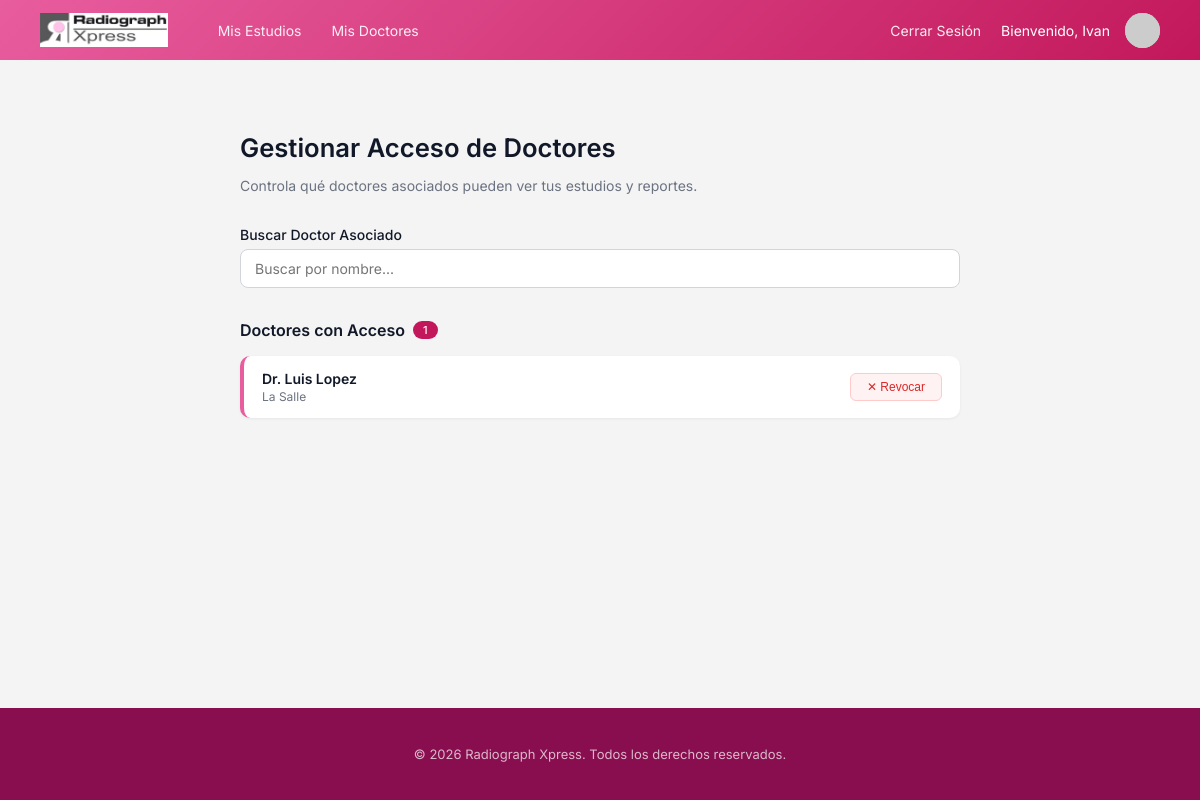
/patients/manage-doctors/ (signed in), run on the app's committed database.
### patientsDashboard/models.py (models this page shows, shortened)
class Patient(models.Model):
    MALE = 'M'
    FEMALE = 'F'
    OTHER = 'O'
    GENDER_CHOICES = [
        (MALE, 'Male'),
        (FEMALE, 'Female'),
        (OTHER, 'Other'),
    ]
    user = models.OneToOneField(User, on_delete=models.CASCADE, null=True, related_name='patient_profile')
    id_patient = models.AutoField(primary_key=True)
    address = models.CharField(max_length=100)
    phone = models.CharField(max_length=100)
    gender = models.CharField(max_length=1, choices=GENDER_CHOICES, default=OTHER)
    is_email_verified = models.BooleanField(default=False)
    associated_doctors = models.ManyToManyField('associateDoctorDashboard.AssociateDoctor', related_name='patients')
    @property
    def first_name(self):
        if self.user:
            return self.user.first_name
        return ""

### associateDoctorDashboard/models.py (models this page shows, shortened)
class AssociateDoctor(models.Model):
    MALE = 'M'
    FEMALE = 'F'
    OTHER = 'O'
    GENDER_CHOICES = [
        (MALE, 'Male'),
        (FEMALE, 'Female'),
        (OTHER, 'Other'),
    ]
    user = models.OneToOneField(User, on_delete=models.CASCADE, null=True, related_name='associate_doctor_profile')
    id_associate_doctor = models.AutoField(primary_key=True)
    address = models.CharField(max_length=100)
    phone = models.CharField(max_length=100)
    professional_id = models.CharField(max_length=100, null=True, blank=True)
    university = models.CharField(max_length=100, null=True, blank=True)
    is_email_verified = models.BooleanField(default=False)
    gender = models.CharField(max_length=1, choices=GENDER_CHOICES, default=OTHER)
    def __str__(self):
        if self.user:
            prefix = 'Dra.' if self.gender == self.FEMALE else 'Dr.'
            return f"{prefix} {self.user.first_name} {self.user.last_name}"
        return f"Doctor Asociado #{self.pk}"

### patientsDashboard/views.py (the view)
# urls.py: path('manage-doctors/', views.ManageDoctorsView.as_view(), name='manage_doctors'),
class ManageDoctorsView(PatientRequiredMixin, DetailView):
    model = Patient
    template_name = 'patientsDashboard/manage_doctors.html'
    context_object_name = 'patient'
    def get_object(self):
        return self.request.user.patient_profile
    def get_context_data(self, **kwargs):
        context = super().get_context_data(**kwargs)
        context['granted_doctors'] = self.request.user.patient_profile.associated_doctors.select_related('user').all()
        return context

### core/mixins.py (called while the page is built)
    def test_func(self):
        return self.request.user.groups.filter(name='Patients').exists()

    def get_context_data(self, **kwargs):
        context = super().get_context_data(**kwargs)
        if hasattr(self.request.user, 'patient_profile'):
            context['patient'] = self.request.user.patient_profile
        return context

### patientsDashboard/templates/patientsDashboard/manage_doctors.html (shortened to what this page needs)
{% extends 'patientsDashboard/base.html' %}
{% load static %}
{% block content %}
<div class="page-container">
    <h1 class="page-title">Gestionar Acceso de Doctores</h1>
    <p class="page-subtitle">Controla qué doctores asociados pueden ver tus estudios y reportes.</p>
    <div class="search-section">
        <label>Buscar Doctor Asociado</label>
        <div class="search-wrapper" id="searchWrapper">
            <input type="text" class="search-input" id="doctorSearchInput" placeholder="Buscar por nombre..."
                autocomplete="off">
        </div>
    </div>
    <div class="doctors-section">
        <h2>
            Doctores con Acceso
            <span class="badge" id="doctorCount">{{ granted_doctors|length }}</span>
        </h2>
        <div class="doctors-list" id="doctorsList">
            {% for doc in granted_doctors %}
            <div class="doctor-card" id="doctor-{{ doc.pk }}">
                <div>
                    <div class="doctor-info-name">{{ doc }}</div>
                    <div class="doctor-info-detail">{{ doc.university|default:"" }}</div>
                </div>
                <button class="btn-revoke" onclick="toggleDoctor({{ doc.pk }}, 'revoke', this)">✕ Revocar</button>
            </div>
            {% empty %}
            <div class="empty-state" id="emptyState">
                No has dado acceso a ningún doctor asociado. Usa la búsqueda de arriba para agregar uno.
            </div>
            {% endfor %}
        </div>
    </div>
</div>
{% endblock %}

### patientsDashboard/templates/patientsDashboard/base.html (shortened to what this page needs)
{% load static %}
<!DOCTYPE html>
<html lang="es">
<head>
    <link rel="stylesheet" href="{% static 'core/css/design-system.css' %}">
    <link rel="stylesheet" href="{% static 'patientsDashboard/base.css' %}">
    <link rel="stylesheet" href="{% static 'doctorsDashboard/style.css' %}">
</head>
<body>
    <header>
        <nav class="navbar">
            <div class="navbar-left">
                <img src="{% static 'core/assets/img/logos/radiographxpress_logo.png' %}" alt="Radiograph Xpress"
                    class="navbar-logo">
            </div>
            <div class="navbar-center">
                <ul class="nav-links">
                    <li><a href="{% url 'patientsDashboard:patientsDashboard' %}" class="nav-link">Mis Estudios</a></li>
                    <li><a href="{% url 'patientsDashboard:manage_doctors' %}" class="nav-link">Mis Doctores</a></li>
                </ul>
            </div>
            <div class="navbar-right">
                <a href="{% url 'patientsDashboard:logout' %}" class="nav-link">Cerrar Sesión</a>
                <a href="{% url 'patientsDashboard:profile' %}" class="user-info" style="text-decoration: none;">
                    {% if patient %}
                    <span class="welcome-text">Bienvenido, {{ patient.first_name }}</span>
                    {% else %}
                    <span class="welcome-text">Bienvenido, {{ user.first_name }}</span>
                    {% endif %}
                    <img src="https://ui-avatars.com/api/?name={{ user.first_name|default:'User' }}&background=0D8ABC&color=fff&rounded=true&bold=true"
                        alt="Profile" class="user-avatar">
                </a>
            </div>
        </nav>
    </header>
    <main class="main-content" style="margin-top: 60px;">
        {% block content %}
        {% endblock %}
    </main>
    {% include 'core/components/footer.html' %}
</body>
</html>

### core/static/core/css/design-system.css (style rules this page uses)
:root { --brand-gradient-start: #E85D9E; --brand-gradient-end: #C2185B; --brand-footer-bg: #880E4F; --text-primary: #111827; --text-secondary: #6B7280; --text-white: #ffffff; --bg-page: #F3F4F6; --bg-white: #ffffff; --font-primary: 'Inter', sans-serif; }
body { min-height: 100vh; display: flex; flex-direction: column; }
.main-content { flex: 1; }

### patientsDashboard/static/patientsDashboard/base.css (style rules this page uses)
body { margin: 0; font-family: 'Inter', sans-serif; background-color: #F3F4F6; color: #333; min-height: 100vh; display: flex; flex-direction: column; }
.main-content { flex: 1; max-width: 1440px; width: 100%; margin: 0 auto; padding: 40px 30px; box-sizing: border-box; }

### doctorsDashboard/static/doctorsDashboard/style.css (style rules this page uses)
body { margin: 0; padding: 0; font-family: 'Inter', sans-serif; background-color: #f4f4f4; }
.navbar { width: 100%; height: 60px; background: linear-gradient(135deg, var(--brand-gradient-start) 0%, var(--brand-gradient-end) 100%); display: flex; justify-content: space-between; align-items: center; padding: 0 40px; box-sizing: border-box; position: fixed; top: 0; z-index: 1000; }
.navbar-left { display: flex; align-items: center; }
.navbar-logo { height: 35px; width: auto; object-fit: contain; }
.navbar-center { flex-grow: 1; display: flex; padding-left: 50px; }
.nav-links { list-style: none; margin: 0; padding: 0; display: flex; gap: 30px; }
.nav-link { color: #ffffff; text-decoration: none; font-size: 14px; font-weight: 400; opacity: 0.9; transition: opacity 0.2s ease; position: relative; display: inline-block; padding-bottom: 2px; padding-top: 2px; }
.nav-link::after { content: ''; position: absolute; width: 100%; transform: scaleX(0); height: 2px; bottom: 0; left: 0; background-color: #ffffff; transform-origin: bottom right; transition: transform 0.25s ease-out; }
.navbar-right { display: flex; align-items: center; gap: 20px; }
.user-info { display: flex; align-items: center; gap: 15px; color: #ffffff; }
.welcome-text { font-size: 14px; font-weight: 400; text-align: right; white-space: nowrap; }
.user-avatar { width: 35px; height: 35px; border-radius: 50%; background-color: #ccc; object-fit: cover; }
.page-title { color: black; font-size: 40px; font-family: 'Inter', -apple-system, BlinkMacSystemFont, 'Segoe UI', sans-serif; font-weight: 300; word-wrap: break-word; margin: 0; }

### patientsDashboard/templates/patientsDashboard/manage_doctors.html (style rules this page uses)
.page-container { max-width: 720px; margin: 0 auto; padding: 2rem; }
.page-title { font-size: 1.6rem; font-weight: 600; color: var(--text-primary); margin-bottom: 0.5rem; }
.page-subtitle { font-size: 14px; color: var(--text-secondary); margin-bottom: 2rem; }
.search-section { margin-bottom: 2rem; }
.search-section label { display: block; font-weight: 500; font-size: 14px; color: var(--text-primary); margin-bottom: 6px; }
.search-wrapper { position: relative; }
.search-input { width: 100%; padding: 10px 14px; border: 1px solid #d1d5db; border-radius: 8px; font-size: 14px; font-family: var(--font-primary); box-sizing: border-box; }
.doctors-section h2 { font-size: 1rem; font-weight: 600; color: var(--text-primary); margin-bottom: 1rem; display: flex; align-items: center; gap: 8px; }
.doctors-section .badge { background: var(--brand-gradient-end); color: #fff; font-size: 11px; padding: 2px 10px; border-radius: 20px; font-weight: 500; }
.doctors-list { display: flex; flex-direction: column; gap: 8px; }
.doctor-card { display: flex; align-items: center; justify-content: space-between; padding: 14px 18px; background: var(--bg-white); border-radius: 10px; box-shadow: 0 1px 3px rgba(0, 0, 0, 0.06); border-left: 4px solid var(--brand-gradient-start); transition: box-shadow 0.15s; }
.doctor-card .doctor-info-name { font-weight: 600; font-size: 14px; color: var(--text-primary); }
.doctor-card .doctor-info-detail { font-size: 12px; color: var(--text-secondary); margin-top: 2px; }
.btn-revoke { padding: 6px 16px; background: #fef2f2; color: #dc2626; border: 1px solid #fecaca; border-radius: 6px; font-size: 12px; font-weight: 500; cursor: pointer; flex-shrink: 0; transition: background 0.15s; }

### data on the page
Patient: first_name "Ivan"
AssociateDoctor: user+gender "Dr. Luis Lopez", university "La Salle"

### other printed values
{{ granted_doctors|length }} "1"
